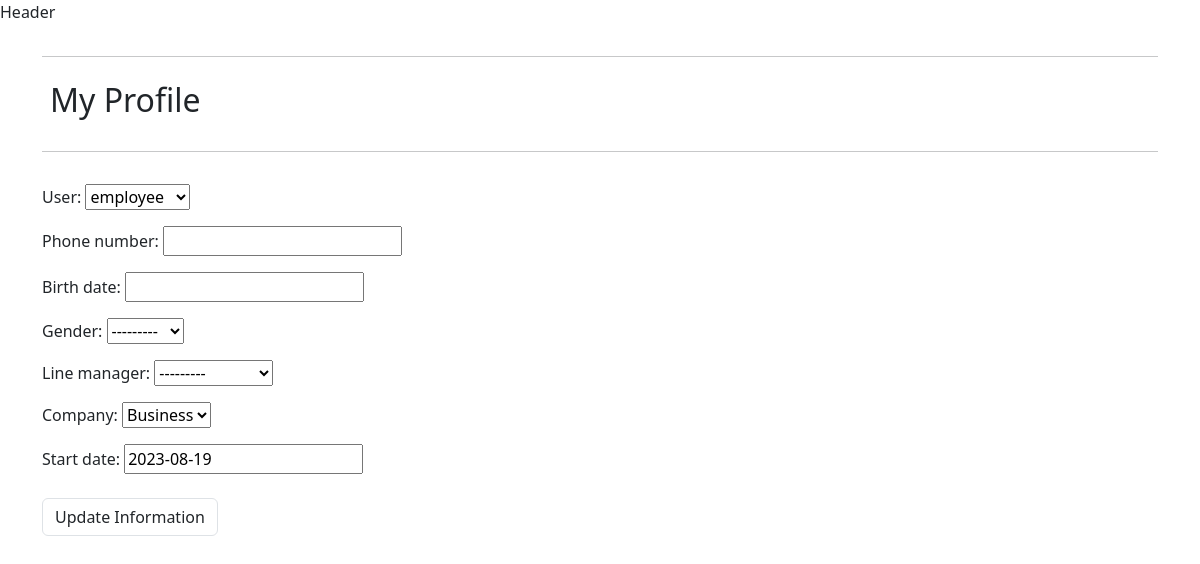
Page /profile/ (signed in) on the earlier database version.
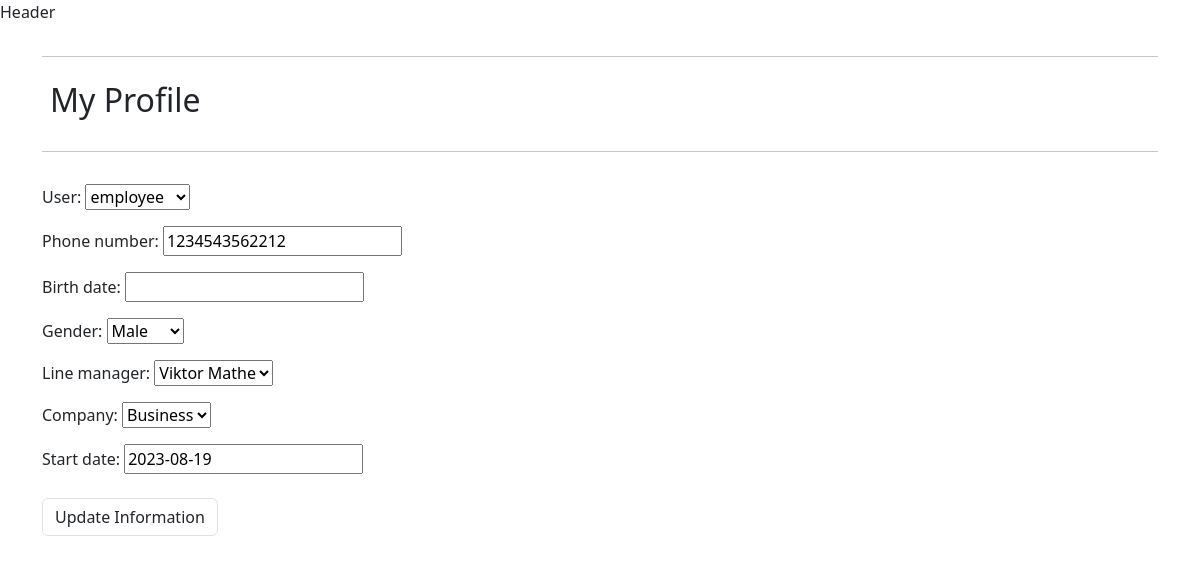
Same page on the later database version.
### manager/models.py (models this page shows)
class ManagerProfile(models.Model):
    user = models.ForeignKey(User, on_delete=models.CASCADE)
    phone_number = models.IntegerField(blank=True, null=True)
    company = models.ForeignKey(Business, on_delete=models.CASCADE)
    def __str__(self):
        return self.user.first_name + " " + self.user.last_name

### employees/models.py (models this page shows, shortened)
class EmployeeProfile(models.Model):
    APPROVE_CHOICES = ((0, 'Pending'), (1, 'Approved'))
    GENDER_CHOICES = (('M', _('Male')), ('F', _('Female')))
    user = models.ForeignKey(User, on_delete=models.CASCADE)
    phone_number = models.IntegerField(blank=True, null=True)
    birth_date = models.DateField(blank=True, null=True)
    gender = models.CharField(max_length=1, choices=GENDER_CHOICES,blank=True, null=True)
    job_role = models.ForeignKey(JobRole,on_delete=models.CASCADE, blank=True, null=True)
    line_manager = models.ForeignKey(ManagerProfile, on_delete=models.CASCADE, blank=True, null=True,related_name="%(app_label)s_%(class)s_line_manager")
    approved = models.BooleanField(choices=APPROVE_CHOICES, default=0)
    company = models.ForeignKey(Business, on_delete=models.CASCADE, blank=True, null=True)
    start_date = models.DateField(default=None, blank=True, null=True)
    end_date = models.DateField(null=True, blank=True)

### employees/views.py (the view)
# urls.py: path('profile/', views.employee_profile, name='profile'),
@login_required
def employee_profile(request):
    employee = get_object_or_404(EmployeeProfile, user=request.user)
    if request.method == 'POST':
        form = EmployeeProfileForm(request.POST, instance=employee)
        if form.is_valid():
            form.save()
            messages.success(
                request, 'Your profile information has been updated!')
    else:
        form = EmployeeProfileForm(instance=employee)
    template = 'profile.html'
    context= {
        'form': form,
        'employee': employee,
    }
    return render(request, template, context)

### employees/forms.py
class EmployeeProfileForm(forms.ModelForm):
    class Meta:
        model = EmployeeProfile
        fields = ('user', 'phone_number', 'birth_date', 'gender', 'line_manager', 'company', 'start_date', )
        exclude = ('approved', )

### manager/models.py (called while the page is built)
    def __str__(self):
        return self.business_name

### employees/templates/profile.html (shortened to what this page needs)
{% extends "base.html" %}
{% load static %}
{% block content %}
<div class="container">
    <div class="row">
        <div class="col">
            <hr>
            <h2 class="text p-2 mb-4">My Profile</h2>
            <hr>
        </div>
        {% if employee.approved == False %}
        <div class="row">
        <p> Your account has NOT been approved yet. Please contact with your manager</p>
        </div>
        {% else %}
    </div>
    <div class="row">
        <div class="col-12 col-lg-6">
            <form class="mt-3 profile-update-form text" action="{% url 'profile' %}" method="POST"
                id="profile-update-form">
                {{ form.as_p }}
                <button class="btn rounded-2 text float-right border mt-2">Update Information</button>
            </form>
        </div>
        {% endif %}
{% endblock %}

### templates/base.html (shortened to what this page needs)
{% load static %}
<!doctype html>
<html lang="en">
<head>
    <link href="https://cdn.jsdelivr.net/npm/bootstrap@5.3.1/dist/css/bootstrap.min.css" rel="stylesheet"
>
    <link rel="stylesheet"
        href="https://cdnjs.cloudflare.com/ajax/libs/jqueryui/1.13.2/themes/smoothness/jquery-ui.min.css"
 />
    <link rel="stylesheet" type="text/css" href="{% static 'css/style.css' %}">
    <link rel="stylesheet" href="https://cdnjs.cloudflare.com/ajax/libs/timepicker/1.3.5/jquery.timepicker.min.css"
 />
</head>
<body>
    <header>
        <p>Header</p>
    </header>
    <main>
        {% block content %}
        {% endblock %}
    </main>
</body>
</html>

Differences in the rows shown:
changed EmployeeProfile "Business": phone_number (not shown) → "1234543562212"; gender "---------" → "Male"; line_manager "---------" → "Viktor Mathe"
